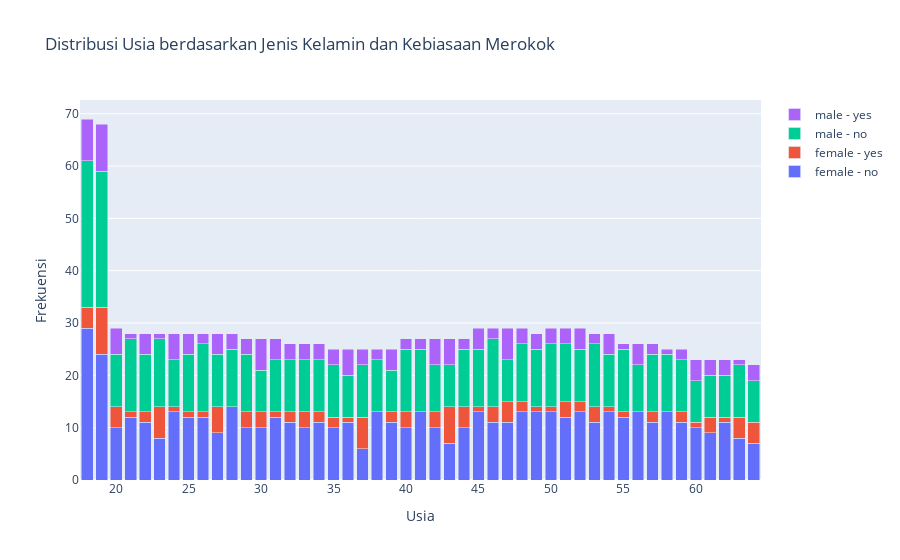

Notebook code for this chart:
### Markdown cell above
### __2. Distribusi Usia dan Jenis Kelamin berdasarkan kebiasaan merokok (stacked bar chart)__

### Code cell
# 2. Distribusi Usia dan Jenis Kelamin berdasarkan kebiasaan merokok (stacked bar chart)
# Menghitung frekuensi untuk stacked bar chart
df_grouped = df.groupby(['age', 'sex', 'smoker']).size().reset_index(name='count')
fig2 = go.Figure()

# Menambahkan trace untuk setiap kategori Sex dan Smoker
for sex in df_grouped['sex'].unique():
    df_sex = df_grouped[df_grouped['sex'] == sex]
    for smoker_status in df_sex['smoker'].unique():
        df_smoker = df_sex[df_sex['smoker'] == smoker_status]
        fig2.add_trace(go.Bar(
            x=df_smoker['age'],
            y=df_smoker['count'],
            name=f'{sex} - {smoker_status}',
            hoverinfo='x+y+name'
        ))
fig2.update_layout(
    title='Distribusi Usia berdasarkan Jenis Kelamin dan Kebiasaan Merokok',
    xaxis_title='Usia',
    yaxis_title='Frekuensi',
    barmode='stack')
fig2.show()

### Figure 1 — Plotly figure (JSON) as saved in the notebook; plotly's stock layout.template omitted (floating-point values rounded to 4 significant figures)
{"data": [{"hoverinfo": "x+y+name", "name": "female - no", "type": "bar", "x": [18, 19, 20, 21, 22, 23, 24, 25, 26, 27, 28, 29, 30, 31, 32, 33, 34, 35, 36, 37, 38, 39, 40, 41, 42, 43, 44, 45, 46, 47, 48, 49, 50, 51, 52, 53, 54, 55, 56, 57, 58, 59, 60, 61, 62, 63, 64], "y": [29, 24, 10, 12, 11, 8, 13, 12, 12, 9, 14, 10, 10, 12, 11, 10, 11, 10, 11, 6, 13, 11, 10, 13, 10, 7, 10, 13, 11, 11, 13, 13, 13, 12, 13, 11, 13, 12, 13, 11, 13, 11, 10, 9, 11, 8, 7]}, {"hoverinfo": "x+y+name", "name": "female - yes", "type": "bar", "x": [18, 19, 20, 21, 22, 23, 24, 25, 26, 27, 29, 30, 31, 32, 33, 34, 35, 36, 37, 39, 40, 42, 43, 44, 45, 46, 47, 48, 49, 50, 51, 52, 53, 54, 55, 57, 59, 60, 61, 62, 63, 64], "y": [4, 9, 4, 1, 2, 6, 1, 1, 1, 5, 3, 3, 1, 2, 3, 2, 2, 1, 6, 2, 3, 3, 7, 4, 1, 3, 4, 2, 1, 1, 3, 2, 3, 1, 1, 2, 2, 1, 3, 1, 4, 4]}, {"hoverinfo": "x+y+name", "name": "male - no", "type": "bar", "x": [18, 19, 20, 21, 22, 23, 24, 25, 26, 27, 28, 29, 30, 31, 32, 33, 34, 35, 36, 37, 38, 39, 40, 41, 42, 43, 44, 45, 46, 47, 48, 49, 50, 51, 52, 53, 54, 55, 56, 57, 58, 59, 60, 61, 62, 63, 64], "y": [28, 26, 10, 14, 11, 13, 9, 11, 13, 10, 11, 11, 8, 10, 10, 10, 10, 10, 8, 10, 10, 8, 12, 12, 9, 8, 11, 11, 13, 8, 11, 11, 12, 11, 10, 12, 10, 12, 9, 11, 11, 10, 8, 8, 8, 10, 8]}, {"hoverinfo": "x+y+name", "name": "male - yes", "type": "bar", "x": [18, 19, 20, 21, 22, 23, 24, 25, 26, 27, 28, 29, 30, 31, 32, 33, 34, 35, 36, 37, 38, 39, 40, 41, 42, 43, 44, 45, 46, 47, 48, 49, 50, 51, 52, 53, 54, 55, 56, 57, 58, 59, 60, 61, 62, 63, 64], "y": [8, 9, 5, 1, 4, 1, 5, 4, 2, 4, 3, 3, 6, 4, 3, 3, 3, 3, 5, 3, 2, 4, 2, 2, 5, 5, 2, 4, 2, 6, 3, 3, 3, 3, 4, 2, 4, 1, 4, 2, 1, 2, 4, 3, 3, 1, 3]}], "layout": {"barmode": "stack", "title": {"text": "Distribusi Usia berdasarkan Jenis Kelamin dan Kebiasaan Merokok"}, "xaxis": {"title": {"text": "Usia"}}, "yaxis": {"title": {"text": "Frekuensi"}}}}
